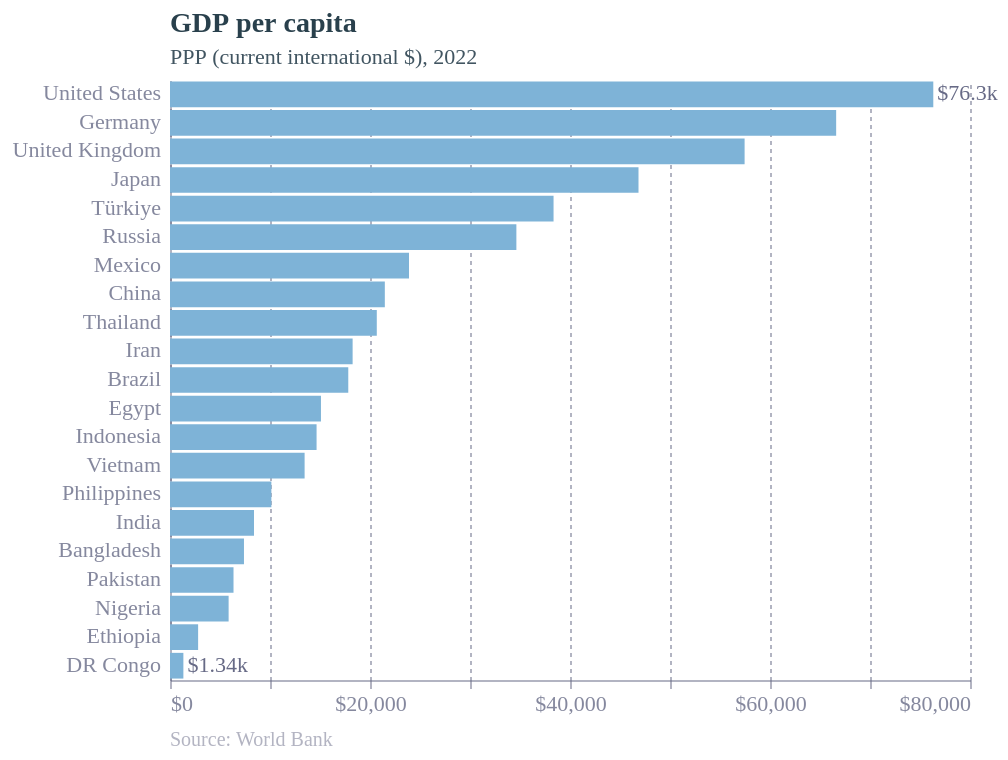

Here is the Vega-Lite specification saved for this chart:
### Vega-Lite specification from a JSON file in a GitHub repository (floating-point values rounded to 4 significant figures)
{"config": {"font": "Circular Std", "text": {"color": "#676A86", "align": "left", "baseline": "middle", "dx": 7, "dy": 0, "fontSize": 11}, "view": {"stroke": null, "continuousWidth": 400, "continuousHeight": 300, "discreteWidth": 400, "discreteHeight": 300}, "bar": {"color": "#179fdb"}, "line": {"color": "#e6224b"}, "rule": {"color": "#676A86"}, "area": {"opacity": 0.3}, "point": {"filled": true, "size": 80, "color": "#e6224b", "opacity": 0.95}, "geoshape": {"stroke": "white", "strokeWidth": 0.3}, "rect": {"fill": "#d6d4d4", "opacity": 0.3}, "axis": {"labelColor": "#676A86", "labelFontSize": 11, "labelFont": "Circular Std", "labelOpacity": 0.8, "tickColor": "#676A86", "tickOpacity": 0.5, "domainColor": "#676A86", "domainOpacity": 0.5, "gridColor": "#676A86", "gridDash": [2, 2], "gridOpacity": 0.5, "title": null, "titleColor": "#676A86", "titleOpacity": 0.8, "tickSize": 4}, "axisXDiscrete": {"grid": false, "labelAngle": 0, "tickCount": 10, "tickOpacity": 0.5, "title": null}, "axisYDiscrete": {"ticks": false, "labelPadding": 5}, "axisXTemporal": {"grid": false, "ticks": true}, "axisXQuantitative": {"grid": true}, "axisYQuantitative": {"gridColor": "#676A86", "gridDash": [1, 5], "gridOpacity": 0.5, "ticks": false, "labelPadding": 5, "tickCount": 8, "titleAngle": 0, "titleAlign": "left", "titleBaseline": "bottom", "titleX": 0, "titleY": -5}, "title": {"color": "#122b39E6", "subtitleColor": "#122b39CC", "font": "Circular Std", "subtitleFont": "Circular Std", "anchor": "start", "dx": 24, "fontSize": 14, "subtitleFontSize": 11, "subtitlePadding": 4, "offset": 0}, "legend": {"titleColor": "#122b39", "title": null, "labelColor": "#122b39", "labelFontSize": 11}}, "layer": [{"data": {"name": "data-f0c41abb0c4a4f19085716e02e6e8e5a"}, "mark": {"type": "bar", "color": "rgb(126,179,215)"}, "encoding": {"x": {"axis": {"tickCount": 6, "format": "$,d"}, "field": "Value", "type": "quantitative"}, "y": {"field": "Country", "sort": "-x", "type": "nominal"}}, "title": {"text": "GDP per capita", "anchor": "start", "dx": 0, "fontSize": 14, "frame": "group", "offset": 6, "subtitle": ["PPP (current international $), 2022"]}}, {"data": {"name": "data-d285a7403ed98ae579761d64a864032b"}, "mark": {"type": "text", "align": "left", "dx": 0, "dy": 0, "fontSize": 10, "opacity": 0.5, "text": "Source: World Bank"}, "encoding": {"x": {"value": 0}, "y": {"value": 330}}}, {"data": {"name": "data-f0c41abb0c4a4f19085716e02e6e8e5a"}, "mark": {"type": "text", "align": "left", "baseline": "middle", "dx": 2}, "encoding": {"opacity": {"condition": {"test": {"field": "ISO3", "oneOf": ["USA", "COD"]}, "value": 1}, "value": 0}, "text": {"field": "Value", "format": "$,.3s", "type": "nominal"}, "x": {"axis": {"tickCount": 6, "format": "$,d"}, "field": "Value", "type": "quantitative"}, "y": {"field": "Country", "sort": "-x", "type": "nominal"}}, "title": {"text": "GDP per capita", "anchor": "start", "dx": 0, "fontSize": 14, "frame": "group", "offset": 6, "subtitle": ["PPP (current international $), 2022"]}}], "height": 300, "width": 400, "$schema": "https://vega.github.io/schema/vega-lite/v5.17.0.json", "datasets": {"data-f0c41abb0c4a4f19085716e02e6e8e5a": [{"Country": "India", "ISO3": "IND", "Date": "2022", "Value": 8400.0}, {"Country": "China", "ISO3": "CHN", "Date": "2022", "Value": 21480.0}, {"Country": "United States", "ISO3": "USA", "Date": "2022", "Value": 76330.0}, {"Country": "Indonesia", "ISO3": "IDN", "Date": "2022", "Value": 14660.0}, {"Country": "Pakistan", "ISO3": "PAK", "Date": "2022", "Value": 6351.0}, {"Country": "Nigeria", "ISO3": "NGA", "Date": "2022", "Value": 5862.0}, {"Country": "Brazil", "ISO3": "BRA", "Date": "2022", "Value": 17830.0}, {"Country": "Bangladesh", "ISO3": "BGD", "Date": "2022", "Value": 7398.0}, {"Country": "Russia", "ISO3": "RUS", "Date": "2022", "Value": 34640.0}, {"Country": "Mexico", "ISO3": "MEX", "Date": "2022", "Value": 23900.0}, {"Country": "Ethiopia", "ISO3": "ETH", "Date": "2022", "Value": 2813.0}, {"Country": "Japan", "ISO3": "JPN", "Date": "2022", "Value": 46850.0}, {"Country": "Philippines", "ISO3": "PHL", "Date": "2022", "Value": 10140.0}, {"Country": "Egypt", "ISO3": "EGY", "Date": "2022", "Value": 15100.0}, {"Country": "DR Congo", "ISO3": "COD", "Date": "2022", "Value": 1338.0}, {"Country": "Vietnam", "ISO3": "VNM", "Date": "2022", "Value": 13460.0}, {"Country": "Iran", "ISO3": "IRN", "Date": "2022", "Value": 18260.0}, {"Country": "Türkiye", "ISO3": "TUR", "Date": "2022", "Value": 38360.0}, {"Country": "Germany", "ISO3": "DEU", "Date": "2022", "Value": 66620.0}, {"Country": "Thailand", "ISO3": "THA", "Date": "2022", "Value": 20680.0}, {"Country": "United Kingdom", "ISO3": "GBR", "Date": "2022", "Value": 57460.0}], "data-d285a7403ed98ae579761d64a864032b": [{"x": 0}]}}
